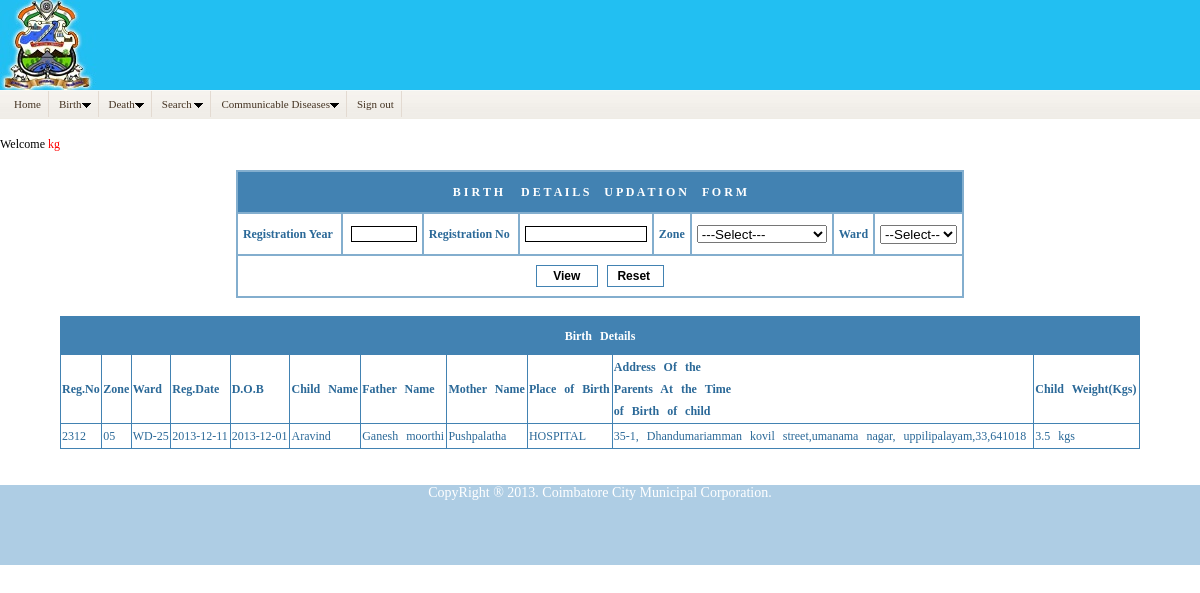
Screenshot of /birth_report.php (signed in) with the database file from the repository.
### tables this page shows
CREATE TABLE IF NOT EXISTS `brbirdet` (
  `id` int(11) NOT NULL auto_increment,
  `BD_REGNO` int(10) default NULL,
  `BD_REGYR` int(4) default NULL,
  `DIV_CODE` varchar(2) NOT NULL,
  `WD_CODE` varchar(6) NOT NULL,
  `BD_REGDT` date default NULL,
  `BD_TYPE` varchar(1) default NULL,
  `BD_CHLDDOB` date default NULL,
  `BD_CHLDSEX` varchar(1) default NULL,
  `BD_CHLDSEXT` varchar(5) default NULL,
  `BD_CHLDNAME` varchar(40) default NULL,
  `BD_CHLDNAMET` varchar(255) default NULL,
  `BD_NAMEDT` date default NULL,
  `BD_FATNAME` varchar(40) default NULL,
  `BD_FATNAMET` varchar(255) default NULL,
  `BD_MOTNAME` varchar(40) default NULL,
  `BD_MOTNAMET` varchar(255) default NULL,
  `BD_CHLDPOB` varchar(30) default NULL,
  `BD_HOSPCODE` varchar(3) default NULL,
  `BD_BIRSTREET` varchar(50) default NULL,
  `BD_BIRSTREETT` varchar(400) default NULL,
  `BD_BIRADD1` varchar(30) default NULL,
  `BD_BIRADD1T` varchar(400) default NULL,
  `BD_BIRADD2` varchar(30) default NULL,
  `BD_BIRADD2T` varchar(300) default NULL,
  `BD_BIRPIN` int(6) default NULL,
  `BD_FATADD1` varchar(50) default NULL,
  `BD_FATADD1T` varchar(100) default NULL,
  `BD_FATADD2` varchar(30) default NULL,
  `BD_FATADD2T` varchar(100) default NULL,
  `BD_FATSTREET` varchar(70) default NULL,
  `BD_FATSTREETT` varchar(95) default NULL,
  `BD_FATPIN` int(6) default NULL,
  `BD_INFNAME` varchar(40) default NULL,
  `BD_INFADD1` varchar(50) default NULL,
  `BD_INFADD2` varchar(50) default NULL,
  `BD_INFADD3` varchar(50) default NULL,
  `BD_INFPIN` int(6) default NULL,
  `BD_PAROPTT` varchar(20) default NULL,
  `BD_PARTOWN` varchar(30) default NULL,
  `BD_PARDIST` varchar(30) default NULL,
  `BD_STATE` varchar(30) default NULL,
  `BD_FATREL` varchar(20) default NULL,
  `BD_FATLIT` varchar(20) default NULL,
  `BD_MOTLIT` varchar(20) default NULL,
  `BD_FATOCCUP` varchar(20) default NULL,
  `BD_MOTOCCUP` varchar(20) default NULL,
  `BD_MOTAGEM` int(2) default NULL,
  `BD_MOTAGED` int(2) default NULL,
  `BD_BIRTHORD` int(2) default NULL,
  `BD_DELVTYPE` varchar(50) default NULL,
  `BD_DELMETH` varchar(20) default NULL,
  `BD_CHLDWT` varchar(5) default NULL,
  `BD_PREGDUR` int(2) default NULL,
  `BD_FOETAL` varchar(50) default NULL,
  `BD_ENTBY` varchar(200) default NULL,
  `BD_ENTDT` date default NULL,
  `BD_STAT` varchar(1) default NULL,
  `BD_FLAGVI` varchar(1) default NULL,
  `ULB_NO` varchar(3) default NULL,
  `BD_PLACE` varchar(1) default NULL,
  `TORV_CODE` int(1) default NULL,
  `TOWN_CODE` varchar(2) default NULL,
  `BD_REMARKS` varchar(40) default NULL,
  `DIST_CODE` varchar(2) default NULL,
  `REL_CODE` int(1) default NULL,
  `STATE_CODE` varchar(2) default NULL,
  `DELATN_CODE` int(1) default NULL,
  `DELMETH_CODE` int(1) default NULL,
  `BD_ISSDATE` date default NULL,
  `BD_ISSFLAG` varchar(1) default NULL,
  `BD_ADDCHLDBIRTH1` varchar(100) default NULL,
  `BD_ADDCHLDBIRTH1T` varchar(255) default NULL,
  `BD_ADDCHLDBIRTH2` varchar(100) default NULL,
  `BD_ADDCHLDBIRTH2T` varchar(255) default NULL,
  `BD_ADDCHLDBIRTH3` varchar(100) default NULL,
  `BD_ADDCHLDBIRTH3T` varchar(255) default NULL,
  `BD_ADDCHLDBIRTHPIN` int(6) default NULL,
  `OLD_WD_CODE` varchar(6) default NULL,
  `OLD_ULB_NO` varchar(3) default NULL,
  `OLD_BD_HOSPCODE` varchar(10) default NULL,
  `OLD_BD_REGNO` int(10) default NULL,
  `PAN_ID` int(10) default NULL,
  `IS_APPROVE` int(11) default '0',
  `BD_BIRPINT` int(6) default NULL,
  `BD_INFNAMET` varchar(255) default NULL,
  `BD_INFADD1T` varchar(255) default NULL,
  `BD_INFADD2T` varchar(255) default NULL,
  `BD_INFADD3T` varchar(20) default NULL,
  `BD_INFPINT` int(6) default NULL,
  `BD_FATPINT` int(6) default NULL,
  `BD_CHLDPOBT` varchar(30) default NULL,
  `BD_REMARKST` varchar(30) default NULL,
  `BD_DELVTYPET` varchar(50) default NULL,
  `BD_DELMETHT` varchar(20) default NULL,
  `BD_FATRELT` varchar(20) default NULL,
  `BD_CHDREL` varchar(20) default NULL,
  `BD_CHDRELT` varchar(50) default NULL,
  `BD_FATLITT` varchar(20) default NULL,
  `BD_MOTLITT` varchar(20) default NULL,
  `BD_FATOCCUPT` varchar(20) default NULL,
  `BD_MOTOCCUPT` varchar(20) default NULL,
  `BD_PAROPTTT` varchar(20) default NULL,
  `BD_PARTOWNT` varchar(30) default NULL,
  `BD_PARDISTT` varchar(30) default NULL,
  `BD_STATET` varchar(30) default NULL,
  `BD_PERADD1` varchar(100) default NULL,
  `BD_PERADD1T` varchar(255) default NULL,
  `BD_PERADD2` varchar(250) default NULL,
  `BD_PERADD2T` varchar(250) default NULL,
  `BD_PERADD3` varchar(20) default NULL,
  `BD_PERADD3T` varchar(20) default NULL,
  `BD_PERPIN` int(6) default NULL,
  `BD_PERPINT` int(6) default NULL,
  `BD_MOTADDR1` varchar(200) default NULL,
  `BD_MOTADDR1T` varchar(200) default NULL,
  `ISPANCHAYAT` varchar(20) default NULL,
  PRIMARY KEY  (`id`)
);

### birth_report.php (the view, shortened to what this page needs)
<!DOCTYPE html PUBLIC "-//W3C//DTD XHTML 1.0 Transitional//EN" "http://www.w3.org/TR/xhtml1/DTD/xhtml1-transitional.dtd">
<html xmlns="http://www.w3.org/1999/xhtml">
<head>
</head>
<body>
<?php
include("home.php");
?>
<div style="width:100%;" align="center"><br />
<form action="birth_report.php" method="post">
<table width="60%" border="0" align="center" id="tblBirthDet" class="tableStyle">
	  <tbody><tr height="40">
		<td colspan="8" class="title">B I R T H&nbsp;&nbsp;&nbsp;&nbsp;&nbsp;&nbsp;D E T A I L S&nbsp;&nbsp;&nbsp;&nbsp;&nbsp;U P D A T I O N&nbsp;&nbsp;&nbsp;&nbsp;&nbsp;F O R M</td>
	  </tr>
	  <tr height="40">
		<td align="right" nowrap="" width="15%"><b>Registration Year</b>&nbsp;</td>
		<td width="10%" align="center">&nbsp;<input type="text" maxlength="4" size="7" required name="reg_yr"></td>
		<td align="right" nowrap="" width="15%"><b>Registration No</b>&nbsp;</td>
		<td align="center" width="15%"><input type="text" maxlength="10" size="15" required name="reg_no"></td>
		<td align="center" nowrap="" width="8%"><b>Zone</b></td>
		<td align="center" width="12%">
			<select name="zone" required id="zone" class="boxfields" onchange="getzone_id(this.value);" style="width:130px;">
            <option selected="" value="">---Select---</option>
			</select>
		</td>
		<td align="center" nowrap="" width="8%"><b>Ward</b></td>
		<td align="center" width="12%">
			<select name="ward" id="ward" required>
				<option value="">--Select--</option>
			</select>
		</td>
	  </tr>
	  <tr height="40">
		  <td colspan="8" align="center">
			<input type="submit" name="search" class="mainoption" value="  &nbsp;&nbsp;View&nbsp;&nbsp;  ">&nbsp;&nbsp;
			<input type="reset" class="mainoption" value="  Reset   ">
		</td>
	  </tr>
	</tbody></table>
</form>
<br />
<table border="1" cellspacing="0" cellpadding="5" class="mt" align="center" bordercolor="#4282B2" style="width:90%;">
<tr>
	<td height="35" colspan="35"  align="center" style="background-color:#4282B2;">
    	<p><strong style="color:#FFF;">Birth Details</strong></p>
    </td>
</tr>
<tr>
	<td><strong>Reg.No</strong></td>
    <td><strong>Zone</strong></td>
    <td><strong>Ward</strong> </td>
    <td><strong>Reg.Date</strong></td>
    <td><strong>D.O.B</strong></td>
    <td><strong>Child Name</strong></td>
    <td><strong>Father Name</strong></td>
    <td><strong>Mother Name</strong></td>
    <td><strong>Place of Birth</strong></td>
    <td><strong>Address Of the <br />Parents At the Time <br /> of Birth of child</strong></td>
    <td><strong>Child Weight(Kgs)</strong></td>
</tr>
<?php
if($reg_year!='' && $reg_no!='' && $zone!='' && $ward!='')
{
	$query	= mysql_query("select BD_REGNO, BD_REGYR, ULB_NO, WD_CODE, BD_REGDT, BD_CHLDDOB, BD_CHLDNAME, BD_FATNAME, BD_MOTNAME,BD_CHLDPOB,BD_FATSTREET,BD_FATADD1, BD_FATADD2, BD_FATPIN,BD_INFNAME,BD_FATREL,BD_DELMETH, BD_CHLDWT from ".birth_table." where BD_REGNO='$reg_no' AND BD_REGYR='$reg_year' AND ULB_NO='$zone' AND WD_CODE='$ward' AND BD_ENTBY='".trim($_SESSION['username'])."'");
}
else
{
	$query	= mysql_query("select BD_REGNO, BD_REGYR, ULB_NO, WD_CODE, BD_REGDT, BD_CHLDDOB, BD_CHLDNAME, BD_FATNAME, BD_MOTNAME,BD_CHLDPOB,BD_FATSTREET,BD_FATADD1, BD_FATADD2, BD_FATPIN,BD_INFNAME,BD_FATREL, BD_DELMETH, BD_CHLDWT FROM ".birth_table."
	where BD_ENTBY='".trim($_SESSION['username'])."'");
}
while($rows=mysql_fetch_array($query))
{
?>
<tr>
	<td><?php echo $rows['BD_REGNO'];?></td>
	<td><?php echo $rows['ULB_NO'];?></td>
	<td><?php echo $rows['WD_CODE'];?></td>
	<td><?php echo $rows['BD_REGDT'];?></td>
	<td><?php echo $rows['BD_CHLDDOB'];?></td>
	<td><?php echo $rows['BD_CHLDNAME'];?></td>
	<td><?php echo $rows['BD_FATNAME'];?></td>
	<td><?php echo $rows['BD_MOTNAME'];?></td>
	<td><?php echo $rows['BD_CHLDPOB'];?></td>
	<td><?php echo $rows['BD_FATSTREET'].",".$rows['BD_FATADD1'].",".$rows['BD_FATADD2'].",".$rows['BD_FATPIN'];?></td>
	<td><?php echo $rows['BD_CHLDWT']." kgs";?></td>
</tr>
<?php }?>
</table>
</div>
<br />
<br />
<div id="footer"> CopyRight ® 2013. Coimbatore City Municipal Corporation. </div>
</body>
</html>

### home.php (shortened to what this page needs)
<link rel="stylesheet" href="css/chromestyle.css" type="text/css" />
    	<div id="logo" style="background-color:#22BFF2; " >
    		 <img src="logo-name.jpg" />
        </div>
        <div id="menu">
        	<div class="chromestyle" id="chromemenu">
                <ul id="menuid">
                    <li>
                    	<a href="home.php" >Home</a>
                        <a href="javascript:;" rel="dropmenu1" onMouseOver="showRanksSubmenu1()" onMouseOut="hideRanksSubmenu1()" >Birth<img src="down.gif"></a>
                        <a href="javascript:;" rel="dropmenu2" onMouseOver="showRanksSubmenu2()" onMouseOut="hideRanksSubmenu2()" >Death<img src="down.gif"></a>
                        <a href="javascript:;" rel="dropmenu3" onMouseOver="showRanksSubmenu3()" onMouseOut="hideRanksSubmenu3()" >Search <img src="down.gif"></a>
                        <a href="javascript:;" rel="dropmenu4" onMouseOver="showRanksSubmenu4()" onMouseOut="hideRanksSubmenu4()" >Communicable Diseases<img src="down.gif"></a>
                        <a href="logout.php" >Sign out</a>
                    </li>
                </ul>
            </div>
            <br />
            <p align="left" style="font-family:tahoma; font-size:12px;">Welcome <font color="#FF0000"><?php echo $_SESSION['username']; ?></font></p>
      </div>

### css/chromestyle.css (style rules this page uses)
.chromestyle ul li a { border-right: 1px solid #E3DAD1; color: #443322; margin: 0; text-decoration: none; padding:7px; }
* { margin: 0; padding: 0; }
.chromestyle ul { text-align: left; }
.chromestyle { font-weight: normal; background-image:url("../images/menu-bg.jpg"); border-bottom:thick; background-repeat: repeat-x; font-family:tahoma; font-size:12px; margin:0px; }
.chromestyle ul { background-image:url("../images/menu-bg.jpg") repeat-x scroll 0 0 rgba(0, 0, 0, 0); margin: 0; padding: 7px; text-align: left; }
ol, ul { margin-left: 20px; padding-left: 10px; }
#menuid { list-style-type: none; }
table.mt { border-width: 1px; border-spacing:2px; border-style: solid; border-color: #4282B2; border-collapse: collapse; background-color: transparent; }
table.mt td { border-width: 1px; padding: 1px; word-spacing:5px; border-style: solid; border-color: #4282B2; vertical-align:middle; }
td { color: #2B6998; font-family: tahoma; font-size: 12px; line-height: 22px; }
.boxfields { width:200px; height:18px; }
a { text-decoration:none; font-size:11px; }
#footer { background: none repeat scroll 0 0 #AECDE4; color: #FFFFFF; font-size: 14px; font:Arial, Helvetica, sans-serif; bottom:0; width:100%; height:80px; text-align:center; }

### birth_report.php (style rules this page uses)
.tableStyle { background: none repeat scroll 0 0 #83AECE; }
.tableStyle .title { background: none repeat scroll 0 0 #4282B2; color: #FFFFFF; font-weight: bold; text-align: center; }
.tableStyle td { background: none repeat scroll 0 0 #FFFFFF; padding: 5px; }
TD { color: #000000; font-size: 12px; }
.mainoption { background: url("images/menu-bg-H.jpg") repeat-x scroll 0 0 rgba(0, 0, 0, 0); border: 2px solid #4282B2; color: #000000; font-weight: normal; padding: 3px; }
.mainoption { border-width: 1px; color: #000000; font-weight: bold; }
INPUT { border-color: #000000; border-style: ridge; border-width: 1px; color: #000000; font: 12px Verdana,Arial,Helvetica,sans-serif; }

### rows the page displays
brbirdet: BD_REGNO "2312", ULB_NO "05", WD_CODE "WD-25", BD_REGDT "2013-12-11", BD_CHLDDOB "2013-12-01", BD_CHLDNAME "Aravind", BD_FATNAME "Ganesh moorthi", BD_MOTNAME "Pushpalatha", BD_CHLDPOB "HOSPITAL", BD_FATSTREET "35-1, Dhandumariamman kovil street", BD_FATADD1 "umanama nagar, uppilipalayam", BD_FATADD2 "33", BD_FATPIN "641018", BD_CHLDWT "3.5"

### other values shown
$_SESSION['username'] "kg"
